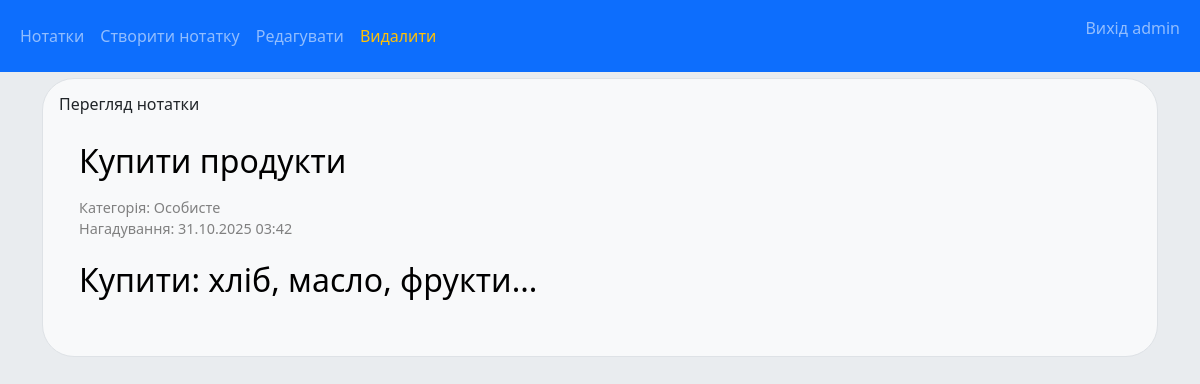
Page /notes/3/ (signed in) on the committed database.
### notes/models.py (models this page shows, shortened)
class Note(models.Model):
    note_category = models.ForeignKey(Category, on_delete=models.CASCADE)
    note_title = models.CharField(max_length=200)
    note_text = models.TextField()
    note_reminder = models.DateTimeField("date reminder")
    note_created_at = models.DateTimeField(auto_now_add=True)
    author = models.ForeignKey(User, on_delete=models.SET_NULL, null=True, blank=True)

class Category(models.Model):
    cat_title = models.CharField(max_length=200)
    def __str__(self):
        return self.cat_title

### notes/views.py (the view)
# urls.py: path("<int:pk>/", views.DetailView.as_view(), name="note_detail"),
class DetailView(LoginRequiredMixin, UserPassesTestMixin, generic.DetailView):
    model = Note
    template_name = "notes/note_detail.html"
    def test_func(self):
        note = self.get_object()
        return note.author == self.request.user

### notes/templates/notes/note_detail.html (shortened to what this page needs)
{% extends "notes/base.html" %}
{% block edit %}
    <li class="nav-item">
        <a class="nav-link" href="{% url 'notes:edit_note' note.id %}">Редагувати</a>
    </li>
{% endblock %}
{% block delete %}
<li class="nav-item">
  <a class="nav-link text-warning" href="#" data-bs-toggle="modal" data-bs-target="#confirmDeleteModal">
    Видалити
  </a>
</li>
{% endblock %}
{% block content %}
    <h6>Перегляд нотатки</h6>
    <div class="note-detail">
        <h2>{{ note.note_title|linebreaks }}</h2>
        <p class="note-meta">
            Категорія: {{ note.note_category}}<br>
            Нагадування: {{ note.note_reminder|date:"d.m.Y H:i" }}
        </p>
        <div class="note-content" style="font-size: 2em;">
            {{ note.note_text|linebreaks }}
        </div>
    </div>
{% endblock %}

### notes/templates/notes/base.html (shortened to what this page needs)
{% load static %}
<link rel="stylesheet" href="{% static 'notes/css/style.css' %}">
<link rel="stylesheet" href="{% static 'notes/css/bootstrap.css' %}">
{% load crispy_forms_tags %}
<!DOCTYPE html>
<html lang="en">
<head>
</head>
<body style="background-color: #e9ecef">
    <div style="padding-top:30px;"></div>
    <div class="container">
        <nav class="navbar navbar-expand-sm bg-primary navbar-dark fixed-top">
            <div class="container-fluid">
                <ul class="navbar-nav">
                    {% block index %}
                    <li class="nav-item">
                        <a class="nav-link" href="{% url 'notes:index' %}">Нотатки</a>
                    </li>
                    {% endblock %}
                    {% block new %}
                    <li class="nav-item">
                        <a class="nav-link" href="{% url 'notes:add_note' %}">Створити нотатку</a>
                    </li>
                    {% endblock %}
                    {% block edit %}{% endblock %}
                    {% block delete %}{% endblock %}
                </ul>
                <ul class="navbar-nav ms-auto">
                    {% block menu_user %}
                        {% if user.is_authenticated %}
                            <li class="nav-item">
                                <form id="logout-form" method="post" action="{% url 'logout' %}">
                                    <button type="submit" class="nav-link">Вихід  {{ user.get_username }}</button>
                                </form>
                            </li>
                        {% else %}
                            <li class="nav-item">
                                <a class="nav-link" href="{% url 'login' %}?next={{ request.path }}">Увійти</a>
                            </li>
                        {% endif %}
                    {% endblock %}
                </ul>
            </div>
        </nav>
        <div class="container-md bg-light p-3 my-5 rounded-5 border">
            <div id="content">
                {% block content %}{% endblock %}
            </div>
        </div>
    </div>
</body>
</html>

### notes/static/notes/css/style.css (style rules this page uses)
body { font-family: Arial, sans-serif; margin: 4em; background-color: #f1f1f1; }
.note-detail { color: black; padding: 20px; border-radius: 8px; margin: 0 auto; }
.note-meta { color: gray; font-size: 0.9em; }
a { color: #005BFF; text-decoration: none; font-size: 24px; }

### rows in the picture
Note: note_title "Купити продукти", note_category "Особисте", note_reminder "31.10.2025 03:42", note_text "Купити: хліб, масло, фрукти..."

### other values in the picture
{{ user.get_username }} "admin"
